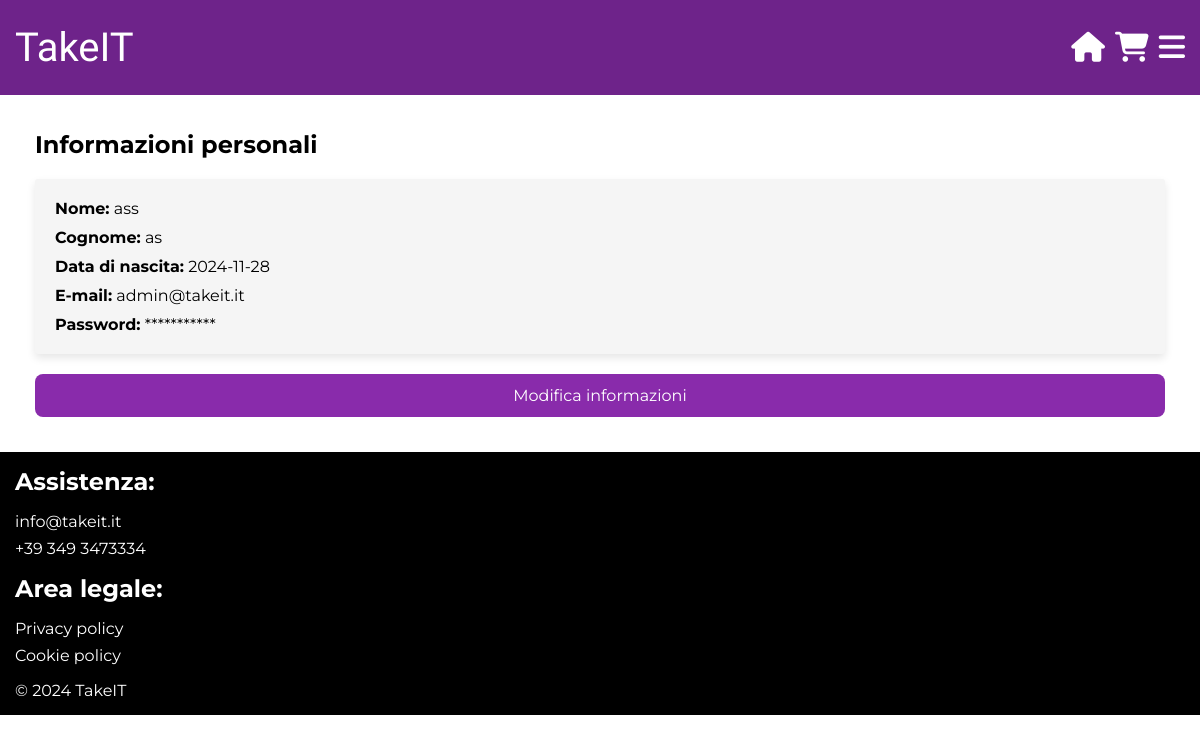
Screenshot of /TakeIT/profilo.php (signed in) with the database file from the repository.
### tables this page shows
CREATE TABLE `utente` (
  `email` varchar(255) NOT NULL,
  `password` varchar(255) NOT NULL,
  `nome` varchar(255) DEFAULT NULL,
  `cognome` varchar(255) DEFAULT NULL,
  `dataDiNascita` date DEFAULT NULL,
  `ruolo` enum('venditore','cliente') NOT NULL,
  `salt` varchar(255) DEFAULT NULL,
  `cellulare` varchar(15) DEFAULT NULL
);

### TakeIT/db/database.php (called while the page is built, shortened)
<?php
class DatabaseHelper{
    private $db;
    public function __construct($servername, $username, $password, $dbname){
        $this->db = new mysqli($servername, $username, $password, $dbname);
    }
    public function getInformazioni($email_utente){
        $stmt = $this->db->prepare("SELECT * FROM utente WHERE email = ?");
        $stmt->bind_param('s',$email_utente);
        $stmt->execute();
        $result = $stmt->get_result();
        return $result->fetch_assoc();
    }
}
?>

### TakeIT/bootstrap.php (called while the page is built, shortened)
<?php
require_once("db/database.php");
$dbh = new DatabaseHelper("localhost", "root", "Burberino!202021", "ecommerce_tw");
?>

### TakeIT/template/area-personale.php (the view)
<section>
    <h2>Informazioni personali</h2>
    <ul>
        <li>
            <strong>Nome:</strong> <?php echo htmlspecialchars($templateParams["informazioni"]["nome"]); ?>
        </li>
        <li>
            <strong>Cognome:</strong> <?php echo htmlspecialchars($templateParams["informazioni"]["cognome"]); ?>
        </li>
        <li>
            <strong>Data di nascita:</strong> <?php echo htmlspecialchars($templateParams["informazioni"]["dataDiNascita"]); ?>
        </li>
        <li>
            <strong>E-mail:</strong> <?php echo htmlspecialchars($templateParams["informazioni"]["email"]); ?>
        </li>
        <li>
            <strong>Password:</strong> ***********
        </li>
    </ul>
    <a href="modifica-informazioni.php" aria-label="Modifica le informazioni personali">Modifica informazioni</a>
</section>

### TakeIT/css/system.css (style rules this page uses)
:root { --color-primary-300: #892BAB; --color-primary-500: #6E238A; --color-primary-700: #601F7A; --color-error: #AD0900; --color-dark-gray: #B8B8B8; --color-light-gray: #F5F5F5; --color-gray: #D9D9D9; --color-success: #2C6426; }
html { scroll-behavior: smooth; }
body, h1, h2, a, p, input, button { margin: 0; padding: 0; }
body { font-family: "Montserrat", sans-serif; color: #000000; background-color: #ffffff; }

### TakeIT/css/profilo.css (style rules this page uses)
main > section { padding: 20px; width: 100%; box-sizing: border-box; }
main > section > h2 { margin-bottom: 20px; }
main > section ul { padding: 10px 20px; border-radius: 3px; box-shadow: 0 4px 8px rgba(0, 0, 0, 0.1); list-style-type: none; background-color: var(--color-light-gray); box-sizing: border-box; }
main > section ul li { margin: 10px 0; font-size: 16px; }
main > section ul li strong { color: #000000; }
main > section >a { display: block; width: 100%; padding: 12px; background-color: var(--color-primary-300); color: #FFFFFF; border: none; border-radius: 8px; text-align: center; cursor: pointer; font-size: 16px; margin-top: 20px; text-decoration: none; box-sizing: border-box; }

### rows the page displays
utente: nome "ass", cognome "as", dataDiNascita "2024-11-28", email "admin@takeit.it"
